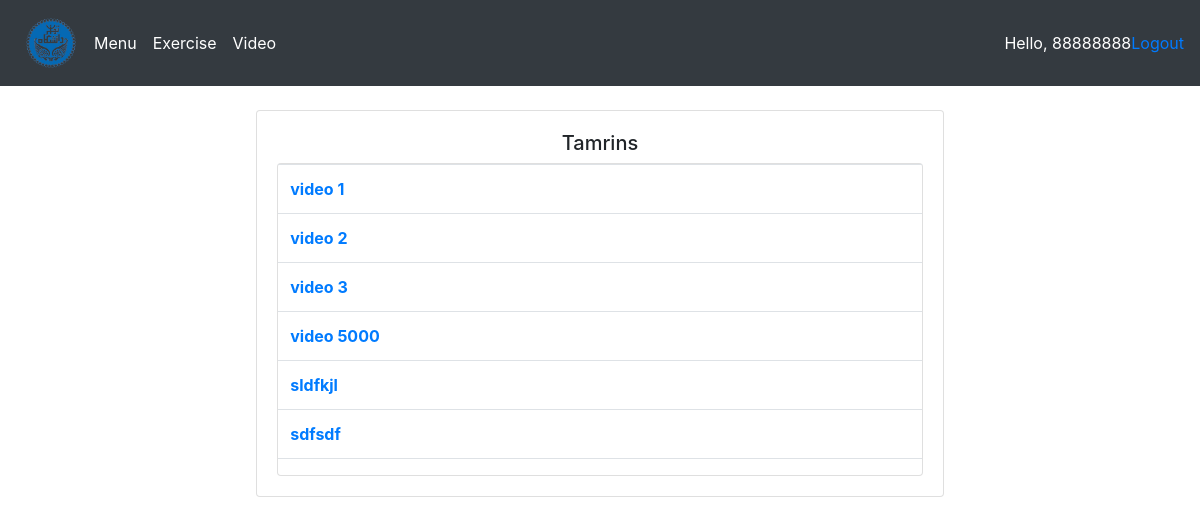
The app's page /menu_student/videos (signed in) with its own data.
### users/models.py (models this page shows, shortened)
class Vids(models.Model):
    caption = models.CharField(max_length=300)
    video = models.FileField(upload_to='medias/videos')
    upload_time = models.DateTimeField(auto_now_add=True)

### users/decorator.py (the view)
        def wrapper_func(request, *args, **kwargs):
            group = None
            if request.user.groups.exists():
                group = request.user.groups.all()[0].name
            if group in allowed_roles:
                return view_func(request, *args, **kwargs)
            else:
                return HttpResponse(group)

### users/decorator.py (called while the page is built)
def allowed_users(allowed_roles=[]):
    def decorator(view_func):
        def wrapper_func(request, *args, **kwargs):
            group = None
            if request.user.groups.exists():
                group = request.user.groups.all()[0].name
            if group in allowed_roles:
                return view_func(request, *args, **kwargs)
            else:
                return HttpResponse(group)
        return wrapper_func
    return decorator

### users/views.py (called while the page is built)
@login_required(login_url='login')
@allowed_users(allowed_roles=['student'])
def videoStudent(request):
    video = Vids.objects.all()
    context = {'video':video}
    return render(request, 'users/video_student.html', context)

### users/templates/users/video_student.html
{% extends 'users/base.html' %}
{% load static %}
{% block content %}
<br>
<div class="row">
    <div class="col-md-7" style="margin-left:auto;margin-right:auto;">
        <div class="card card-body">
            <h5 class="text-center">Tamrins</h5>
            <div class = card card-body>
                <table class="table">
                    {% for i in video %}
                            <tr>
                                <th><a href="{% url 'detail_video_ostad' i.id %}">{{ i.caption }}</a></th>
                            </tr>
                    {% endfor %}
                </table>
            </div>
        </div>
    </div>
</div>
{% endblock %}

### users/templates/users/base.html (shortened to what this page needs)
{% load static %}
<!doctype html>
<html lang="en">
  <head>
    <link href="https://cdn.jsdelivr.net/npm/bootstrap@5.0.0-beta2/dist/css/bootstrap.min.css" rel="stylesheet">
    <link href="//maxcdn.bootstrapcdn.com/bootstrap/4.1.1/css/bootstrap.min.css" rel="stylesheet" id="bootstrap-css">
    <link rel="stylesheet" href="{% static '/css/main.css' %}" type="text/css">
  </head>
  <body>
    <nav class="navbar navbar-expand-lg navbar-dark bg-dark">
      <img src="{% static 'medias/images/logo.png' %}" alt="logo" style="width:70px">
      <div class="collapse navbar-collapse" id="navbarNav">
        <ul class="navbar-nav">
          {% if request.user.is_staff %}
            <li class="nav-item active">
              <a class="nav-link" href="{% url 'menu_ostad' %}">Menu <span class="sr-only">(current)</span></a>
            </li>
            <li class="nav-item active">
              <a class="nav-link" href="{% url 'tamrin_ostad' %}">Exercise <span class="sr-only">(current)</span></a>
            </li>
            <li class="nav-item active">
              <a class="nav-link" href="{% url 'video_ostad' %}">Video <span class="sr-only">(current)</span></a>
            </li>
          {% else %}
            <li class="nav-item active">
              <a class="nav-link" href="{% url 'menu_student' %}">Menu <span class="sr-only">(current)</span></a>
            </li>
            <li class="nav-item active">
              <a class="nav-link" href="{% url 'tamrin_student' %}">Exercise <span class="sr-only">(current)</span></a>
            </li>
            <li class="nav-item active">
              <a class="nav-link" href="{% url 'video_student' %}">Video <span class="sr-only">(current)</span></a>
            </li>
          {% endif %}
        </ul>
      </div>
      <span style="color:white">Hello, {{request.user}}</span>
      <span><a href="{% url 'logout' %}">Logout</a></span>
    </nav>
    {% block content%}
    {% endblock %}
  </body>
</html>

### records on screen
Vids: caption "video 1"
Vids: caption "video 2"
Vids: caption "video 3"
Vids: caption "video 5000"
Vids: caption "sldfkjl"
Vids: caption "sdfsdf"

### other values on screen
{{ request.user }} "88888888"
